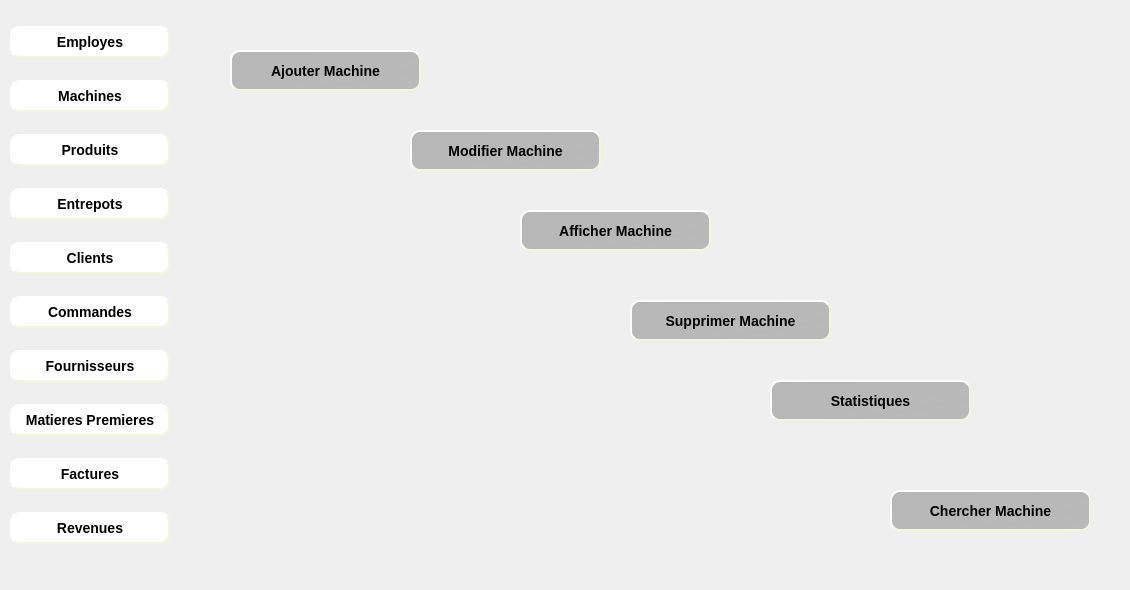
    <widget class="QWidget" name="page_7">
     <widget class="QLabel" name="label_12">
      <property name="geometry">
       <rect>
        <x>0</x>
        <y>0</y>
        <width>181</width>
        <height>581</height>
       </rect>
      </property>
      <property name="text">
       <string/>
      </property>
      <property name="pixmap">
       <pixmap>../Bouttons/fontFinal.jpg</pixmap>
      </property>
      <property name="scaledContents">
       <bool>true</bool>
      </property>
     </widget>
     <widget class="QWidget" name="verticalLayoutWidget_5">
      <property name="geometry">
       <rect>
        <x>10</x>
        <y>10</y>
        <width>160</width>
        <height>551</height>
       </rect>
      </property>
      <layout class="QVBoxLayout" name="verticalLayout_5">
       <item>
        <widget class="QPushButton" name="pushButton_employes_3">
         <property name="styleSheet">
          <string notr="true">#pushButton_employes_3
{
	border-color: beige;
border-style: outset;
  border-width: 2px;
  border-radius: 10px;
  font: bold 14px;
  min-width: 6em;
  padding: 6px;
background-color: rgb(255, 255, 255);
}
#pushButton_employes_3:hover
{
	border-color: blue;
}</string>
         </property>
         <property name="text">
          <string>Employes</string>
         </property>
        </widget>
       </item>
       <item>
        <widget class="QPushButton" name="pushButton_machines_3">
         <property name="styleSheet">
          <string notr="true">#pushButton_machines_3
{
	border-color: beige;
border-style: outset;
  border-width: 2px;
  border-radius: 10px;
  font: bold 14px;
  min-width: 6em;
  padding: 6px;
background-color: rgb(255, 255, 255);
}
#pushButton_machines_3:hover
{
	border-color: blue;
}</string>
         </property>
         <property name="text">
          <string>Machines</string>
         </property>
        </widget>
       </item>
       <item>
        <widget class="QPushButton" name="pushButton_produits_3">
         <property name="styleSheet">
          <string notr="true">#pushButton_produits_3
{
	border-color: beige;
border-style: outset;
  border-width: 2px;
  border-radius: 10px;
  font: bold 14px;
  min-width: 6em;
  padding: 6px;
background-color: rgb(255, 255, 255);
}
#pushButton_produits_3:hover
{
	border-color: blue;
}</string>
         </property>
         <property name="text">
          <string>Produits</string>
         </property>
        </widget>
       </item>
       <item>
        <widget class="QPushButton" name="pushButton_entrepots_3">
         <property name="styleSheet">
          <string notr="true">#pushButton_entrepots_3
{
	border-color: beige;
border-style: outset;
  border-width: 2px;
  border-radius: 10px;
  font: bold 14px;
  min-width: 6em;
  padding: 6px;
background-color: rgb(255, 255, 255);
}
#pushButton_entrepots_3:hover
{
	border-color: blue;
}</string>
         </property>
         <property name="text">
          <string>Entrepots</string>
         </property>
        </widget>
       </item>
       <item>
        <widget class="QPushButton" name="pushButton_clients_3">
         <property name="styleSheet">
          <string notr="true">#pushButton_clients_3
{
	border-color: beige;
border-style: outset;
  border-width: 2px;
  border-radius: 10px;
  font: bold 14px;
  min-width: 6em;
  padding: 6px;
background-color: rgb(255, 255, 255);
}
#pushButton_clients_3:hover
{
	border-color: blue;
}</string>
         </property>
         <property name="text">
          <string>Clients</string>
         </property>
        </widget>
       </item>
       <item>
        <widget class="QPushButton" name="pushButton_commandes_3">
         <property name="styleSheet">
          <string notr="true">#pushButton_commandes_3
{
	border-color: beige;
border-style: outset;
  border-width: 2px;
  border-radius: 10px;
  font: bold 14px;
  min-width: 6em;
  padding: 6px;
background-color: rgb(255, 255, 255);
}
#pushButton_commandes_3:hover
{
	border-color: blue;
}</string>
         </property>
         <property name="text">
          <string>Commandes</string>
         </property>
        </widget>
       </item>
       <item>
        <widget class="QPushButton" name="pushButton_fournisseurs_3">
         <property name="styleSheet">
          <string notr="true">#pushButton_fournisseurs_3
{
	border-color: beige;
border-style: outset;
  border-width: 2px;
  border-radius: 10px;
  font: bold 14px;
  min-width: 6em;
  padding: 6px;
background-color: rgb(255, 255, 255);
}
#pushButton_fournisseurs_3:hover
{
	border-color: blue;
}</string>
         </property>
         <property name="text">
          <string>Fournisseurs</string>
         </property>
        </widget>
       </item>
       <item>
        <widget class="QPushButton" name="pushButton_matieres_3">
         <property name="styleSheet">
          <string notr="true">#pushButton_matieres_3
{
	border-color: beige;
border-style: outset;
  border-width: 2px;
  border-radius: 10px;
  font: bold 14px;
  min-width: 6em;
  padding: 6px;
background-color: rgb(255, 255, 255);
}
#pushButton_matieres_3:hover
{
	border-color: blue;
}</string>
         </property>
         <property name="text">
          <string>Matieres Premieres</string>
         </property>
        </widget>
       </item>
       <item>
        <widget class="QPushButton" name="pushButton_factures_3">
         <property name="styleSheet">
          <string notr="true">#pushButton_factures_3
{
	border-color: beige;
border-style: outset;
  border-width: 2px;
  border-radius: 10px;
  font: bold 14px;
  min-width: 6em;
  padding: 6px;
background-color: rgb(255, 255, 255);
}
#pushButton_factures_3:hover
{
	border-color: blue;
}</string>
         </property>
         <property name="text">
          <string>Factures</string>
         </property>
        </widget>
       </item>
       <item>
        <widget class="QPushButton" name="pushButton_revenues_3">
         <property name="styleSheet">
          <string notr="true">#pushButton_revenues_3
{
	border-color: beige;
border-style: outset;
  border-width: 2px;
  border-radius: 10px;
  font: bold 14px;
  min-width: 6em;
  padding: 6px;
background-color: rgb(255, 255, 255);
}
#pushButton_revenues_3:hover
{
	border-color: blue;
}</string>
         </property>
         <property name="text">
          <string>Revenues</string>
         </property>
        </widget>
       </item>
      </layout>
     </widget>
     <widget class="QLabel" name="label_13">
      <property name="geometry">
       <rect>
        <x>180</x>
        <y>0</y>
        <width>941</width>
        <height>581</height>
       </rect>
      </property>
      <property name="text">
       <string/>
      </property>
      <property name="pixmap">
       <pixmap>../Bouttons/machines.jpg</pixmap>
      </property>
      <property name="scaledContents">
       <bool>true</bool>
      </property>
     </widget>
     <widget class="QPushButton" name="pushButton_ajouterMachine">
      <property name="geometry">
       <rect>
        <x>230</x>
        <y>50</y>
        <width>191</width>
        <height>41</height>
       </rect>
      </property>
      <property name="styleSheet">
       <string notr="true">#pushButton_ajouterMachine
{
background-color: qlineargradient(spread:pad, x1:0, y1:0, x2:1, y2:1, stop:0 rgba(145, 145, 145, 151), stop:1 rgba(145, 145, 145, 145));
	border-color: beige;
border-style: outset;
  border-width: 2px;
  border-radius: 10px;
  font: bold 14px;
  min-width: 6em;
  padding: 6px;

}
#pushButton_ajouterMachine:hover
{
	border-color: blue;
}</string>
      </property>
      <property name="text">
       <string>Ajouter Machine</string>
      </property>
     </widget>
     <widget class="QLabel" name="label_68">
      <property name="geometry">
       <rect>
        <x>240</x>
        <y>60</y>
        <width>21</width>
        <height>21</height>
       </rect>
      </property>
      <property name="text">
       <string/>
      </property>
      <property name="pixmap">
       <pixmap>../Bouttons/ajouMachine-removebg-preview.png</pixmap>
      </property>
      <property name="scaledContents">
       <bool>true</bool>
      </property>
     </widget>
     <widget class="QPushButton" name="pushButton_modifierMachine">
      <property name="geometry">
       <rect>
        <x>410</x>
        <y>130</y>
        <width>191</width>
        <height>41</height>
       </rect>
      </property>
      <property name="styleSheet">
       <string notr="true">#pushButton_modifierMachine
{
background-color: qlineargradient(spread:pad, x1:0, y1:0, x2:1, y2:1, stop:0 rgba(145, 145, 145, 151), stop:1 rgba(145, 145, 145, 145));
	border-color: beige;
border-style: outset;
  border-width: 2px;
  border-radius: 10px;
  font: bold 14px;
  min-width: 6em;
  padding: 6px;

}
#pushButton_modifierMachine:hover
{
	border-color: blue;
}</string>
      </property>
      <property name="text">
       <string>Modifier Machine</string>
      </property>
     </widget>
     <widget class="QLabel" name="label_69">
      <property name="geometry">
       <rect>
        <x>420</x>
        <y>140</y>
        <width>21</width>
        <height>21</height>
       </rect>
      </property>
      <property name="text">
       <string/>
      </property>
      <property name="pixmap">
       <pixmap>../Bouttons/modifier-removebg-preview.png</pixmap>
      </property>
      <property name="scaledContents">
       <bool>true</bool>
      </property>
     </widget>
     <widget class="QPushButton" name="pushButton_afficherMachine">
      <property name="geometry">
       <rect>
        <x>520</x>
        <y>210</y>
        <width>191</width>
        <height>41</height>
       </rect>
      </property>
      <property name="styleSheet">
       <string notr="true">#pushButton_afficherMachine
{
background-color: qlineargradient(spread:pad, x1:0, y1:0, x2:1, y2:1, stop:0 rgba(145, 145, 145, 151), stop:1 rgba(145, 145, 145, 145));
	border-color: beige;
border-style: outset;
  border-width: 2px;
  border-radius: 10px;
  font: bold 14px;
  min-width: 6em;
  padding: 6px;

}
#pushButton_afficherMachine:hover
{
	border-color: blue;
}</string>
      </property>
      <property name="text">
       <string>Afficher Machine</string>
      </property>
     </widget>
     <widget class="QLabel" name="label_70">
      <property name="geometry">
       <rect>
        <x>530</x>
        <y>220</y>
        <width>21</width>
        <height>21</height>
       </rect>
      </property>
      <property name="text">
       <string/>
      </property>
      <property name="pixmap">
       <pixmap>../Bouttons/afficher-removebg-preview.png</pixmap>
      </property>
      <property name="scaledContents">
       <bool>true</bool>
      </property>
     </widget>
     <widget class="QPushButton" name="pushButton_supprimerMachine">
      <property name="geometry">
       <rect>
        <x>630</x>
        <y>300</y>
        <width>201</width>
        <height>41</height>
       </rect>
      </property>
      <property name="styleSheet">
       <string notr="true">#pushButton_supprimerMachine
{
background-color: qlineargradient(spread:pad, x1:0, y1:0, x2:1, y2:1, stop:0 rgba(145, 145, 145, 151), stop:1 rgba(145, 145, 145, 145));
	border-color: beige;
border-style: outset;
  border-width: 2px;
  border-radius: 10px;
  font: bold 14px;
  min-width: 6em;
  padding: 6px;

}
#pushButton_supprimerMachine:hover
{
	border-color: blue;
}</string>
      </property>
      <property name="text">
       <string>Supprimer Machine</string>
      </property>
     </widget>
     <widget class="QLabel" name="label_71">
      <property name="geometry">
       <rect>
        <x>640</x>
        <y>310</y>
        <width>21</width>
        <height>21</height>
       </rect>
      </property>
      <property name="text">
       <string/>
      </property>
      <property name="pixmap">
       <pixmap>../Bouttons/supprimerMachine-removebg-preview.png</pixmap>
      </property>
      <property name="scaledContents">
       <bool>true</bool>
      </property>
     </widget>
     <widget class="QPushButton" name="pushButton_statistiques">
      <property name="geometry">
       <rect>
        <x>770</x>
        <y>380</y>
        <width>201</width>
        <height>41</height>
       </rect>
      </property>
      <property name="styleSheet">
       <string notr="true">#pushButton_statistiques
{
background-color: qlineargradient(spread:pad, x1:0, y1:0, x2:1, y2:1, stop:0 rgba(145, 145, 145, 151), stop:1 rgba(145, 145, 145, 145));
	border-color: beige;
border-style: outset;
  border-width: 2px;
  border-radius: 10px;
  font: bold 14px;
  min-width: 6em;
  padding: 6px;

}
#pushButton_statistiques:hover
{
	border-color: blue;
}</string>
      </property>
      <property name="text">
       <string>Statistiques</string>
      </property>
     </widget>
     <widget class="QLabel" name="label_21">
      <property name="geometry">
       <rect>
        <x>790</x>
        <y>390</y>
        <width>21</width>
        <height>21</height>
       </rect>
      </property>
      <property name="text">
       <string/>
      </property>
      <property name="pixmap">
       <pixmap>../Bouttons/stat-removebg-preview.png</pixmap>
      </property>
      <property name="scaledContents">
       <bool>true</bool>
      </property>
     </widget>
     <widget class="QPushButton" name="pushButton_chercherMachine">
      <property name="geometry">
       <rect>
        <x>890</x>
        <y>490</y>
        <width>201</width>
        <height>41</height>
       </rect>
      </property>
      <property name="styleSheet">
       <string notr="true">#pushButton_chercherMachine
{
background-color: qlineargradient(spread:pad, x1:0, y1:0, x2:1, y2:1, stop:0 rgba(145, 145, 145, 151), stop:1 rgba(145, 145, 145, 145));
	border-color: beige;
border-style: outset;
  border-width: 2px;
  border-radius: 10px;
  font: bold 14px;
  min-width: 6em;
  padding: 6px;

}
#pushButton_chercherMachine:hover
{
	border-color: blue;
}</string>
      </property>
      <property name="text">
       <string>Chercher Machine</string>
      </property>
     </widget>
     <widget class="QLabel" name="label_106">
      <property name="geometry">
       <rect>
        <x>900</x>
        <y>500</y>
        <width>21</width>
        <height>21</height>
       </rect>
      </property>
      <property name="text">
       <string/>
      </property>
      <property name="pixmap">
       <pixmap>../Bouttons/consulter-removebg-preview.png</pixmap>
      </property>
      <property name="scaledContents">
       <bool>true</bool>
      </property>
     </widget>
    </widget>
